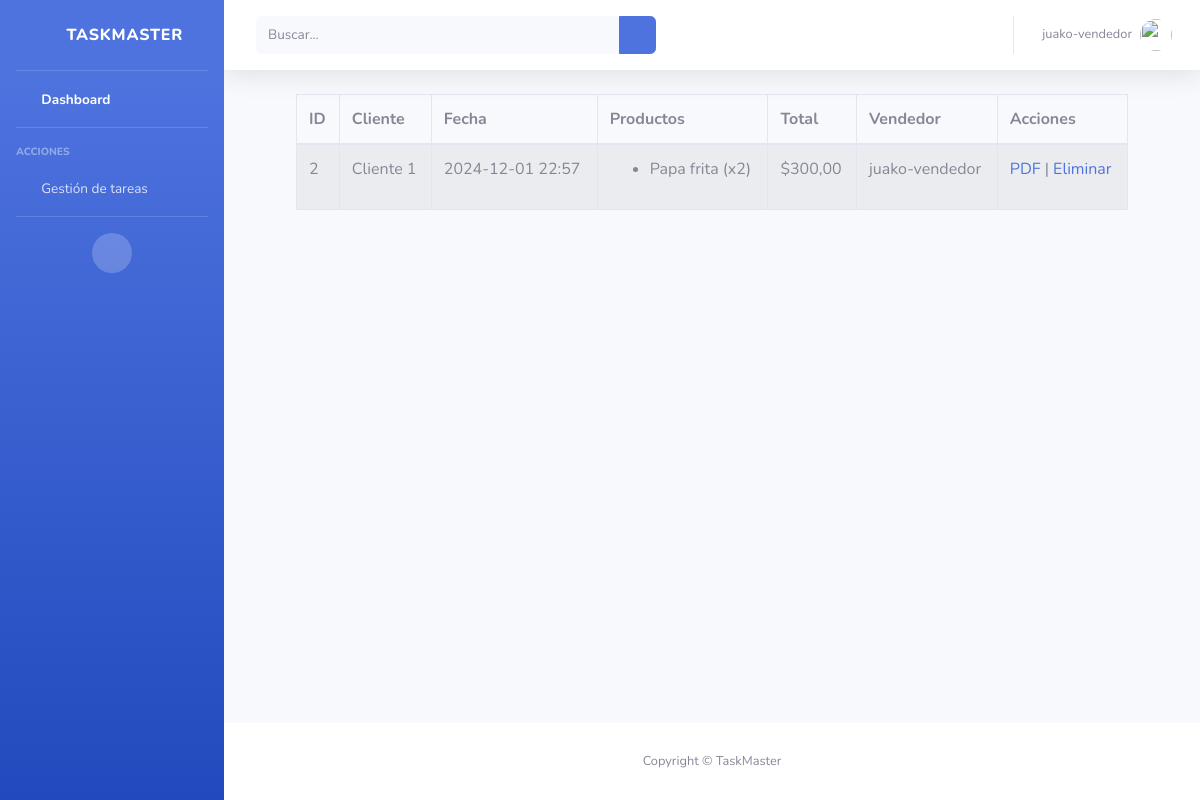
The app's page /lista-solicitudes/ (signed in) with its own data.
### Root/models.py (models this page shows, shortened)
class Solicitud(models.Model):
    idSolicitud = models.AutoField(primary_key=True, verbose_name='Id solicitud')
    cliente = models.ForeignKey(Cliente, on_delete=models.CASCADE, verbose_name='Cliente', related_name='solicitudes')
    productos = models.ManyToManyField(productos, through='DetalleSolicitud')
    fechaSolicitud = models.DateTimeField(auto_now_add=True, verbose_name='Fecha solicitud')
    vendedor = models.ForeignKey(UserProfile, on_delete=models.SET_NULL, null=True, verbose_name='Vendedor', related_name='ventas')
    def calcular_total(self):
        return sum(detalle.producto.precio * detalle.cantidad for detalle in self.detallesolicitud_set.all())

class Cliente(models.Model):
    idCliente = models.AutoField(primary_key=True, verbose_name='Id cliente')
    nombre = models.CharField(max_length=100, verbose_name='Nombre del cliente')
    correo = models.EmailField(max_length=100, verbose_name='Correo del cliente')
    telefono = models.CharField(max_length=15, verbose_name='Teléfono del cliente', null=True, blank=True)
    direccion = models.TextField(verbose_name='Dirección del cliente', null=True, blank=True)

class DetalleSolicitud(models.Model):
    solicitud = models.ForeignKey(Solicitud, on_delete=models.CASCADE)
    producto = models.ForeignKey(productos, on_delete=models.CASCADE)
    cantidad = models.PositiveIntegerField(verbose_name='Cantidad')

class productos(models.Model):
    idProducto = models.AutoField(primary_key=True,verbose_name='Id producto')
    nombreProducto = models.CharField(max_length=255,verbose_name='Nombre producto')
    precio = models.DecimalField(max_digits=5,decimal_places=2,verbose_name='Precio producto')
    imagen = models.ImageField(upload_to='imagenes',null=True,verbose_name='Imagen producto')
    stock = models.PositiveIntegerField(verbose_name='Stock producto',default=0)
    descuento = models.DecimalField(max_digits=5, decimal_places=2, default=0, verbose_name='Descuento (%)')

class UserProfile(models.Model):
    user = models.OneToOneField(get_user_model(), on_delete=models.CASCADE)
    role = models.CharField(max_length=20,choices=settings.ROLES)

### Root/views.py (the view)
# urls.py: path('lista-solicitudes/',views.lista_solicitudes, name= 'lista_solicitudes'),
@login_required
def lista_solicitudes(request):
    solicitudes = Solicitud.objects.all()
    user_groups = request.user.groups.values_list('name', flat=True)
    print(user_groups)
    is_admin = 'admin' in user_groups
    is_supervisor = 'supervisor' in user_groups
    is_vendedor = 'vendedor' in user_groups
    if is_admin:
        solicitudes = solicitudes
    elif is_supervisor:
        solicitudes = solicitudes.filter(vendedor__role='vendedor')
    elif is_vendedor:
        solicitudes = solicitudes.filter(vendedor=request.user.userprofile)
    print(f"Is Admin: {is_admin}, Is Supervisor: {is_supervisor}, Is Vendedor: {is_vendedor}")
    context = {
        'is_admin': is_admin,
        'is_supervisor': is_supervisor,
        'is_vendedor': is_vendedor,
        'solicitudes': solicitudes
    }
    return render(request, 'dashboard/GestionInfor/lista_solicitudes.html', context)

### Root/templates/dashboard/GestionInfor/lista_solicitudes.html (shortened to what this page needs)
{% extends 'base.html' %}
{%block content%}
{% load static %}
<div class="container-fluid">
    <div class="container">
        <table class="table table-striped table-bordered">
            <thead>
                <tr>
                    <th>ID</th>
                    <th>Cliente</th>
                    <th>Fecha</th>
                    <th>Productos</th>
                    <th>Total</th>
                    <th>Vendedor</th>
                    <th>Acciones</th>
                </tr>
            </thead>
            <tbody>
                {% for soli in solicitudes %}
                    <tr>
                        <td>{{ soli.idSolicitud }}</td>
                        <td>{{ soli.cliente.nombre }}</td>
                        <td>{{ soli.fechaSolicitud|date:"Y-m-d H:i" }}</td>
                        <td>
                            <ul>
                                {% for detalle in soli.detallesolicitud_set.all %}
                                    <li>{{ detalle.producto.nombreProducto }} (x{{ detalle.cantidad }})</li>
                                {% endfor %}
                            </ul>
                        </td>
                        <td>${{ soli.calcular_total }}</td>
                        <td>{{ soli.vendedor.user.username }}</td>
                        <td>
                            <a href="{% url 'generar_pdf' soli.idSolicitud %}">PDF</a> |
                            <a href="{% url 'borrar_solicitud' soli.idSolicitud %}">Eliminar</a>
                        </td>
                    </tr>
                {% endfor %}
            </tbody>
        </table>
</div>
</div>
{%endblock%}

### Root/templates/base.html (shortened to what this page needs)
{%load static%}
<!DOCTYPE html>
<html lang="en">
<head>
    <link href="{%static 'vendor/fontawesome-free/css/all.min.css'%}" rel="stylesheet" type="text/css">
    <link href="{%static 'css/sb-admin-2.min.css'%}" rel="stylesheet">
</head>
<body id="page-top">
    <div id="wrapper">
        <ul class="navbar-nav bg-gradient-primary sidebar sidebar-dark accordion" id="accordionSidebar">
            <a class="sidebar-brand d-flex align-items-center justify-content-center" href="{%url 'admin_dashboard'%}">
                <div class="sidebar-brand-icon rotate-n-15">
                    <i class="fas fa-laugh-wink"></i>
                </div>
                <div class="sidebar-brand-text mx-3">TaskMaster</div>
            </a>
            <hr class="sidebar-divider my-0">
            <li class="nav-item active">
                <a class="nav-link" href="{%url 'admin_dashboard'%}">
                    <i class="fas fa-fw fa-tachometer-alt"></i>
                    <span>Dashboard</span></a>
            </li>
            <hr class="sidebar-divider">
<div class="sidebar-heading">
    Acciones
</div>
{% if is_admin or is_supervisor or is_vendedor %}
<li class="nav-item">
    <a class="nav-link collapsed" href="#" data-toggle="collapse" data-target="#collapseTaskManagement"
       aria-expanded="true" aria-controls="collapseTaskManagement">
        <i class="fas fa-fw fa-wrench"></i>
        <span>Gestión de tareas</span>
    </a>
</li>
{% endif %}
<hr class="sidebar-divider">
<div class="text-center d-none d-md-inline">
    <button class="rounded-circle border-0" id="sidebarToggle"></button>
</div>
</ul>
<div id="content-wrapper" class="d-flex flex-column">
<div id="content">
    <nav class="navbar navbar-expand navbar-light bg-white topbar mb-4 static-top shadow">
        <form
            class="d-none d-sm-inline-block form-inline mr-auto ml-md-3 my-2 my-md-0 mw-100 navbar-search">
            <div class="input-group">
                <input type="text" class="form-control bg-light border-0 small" placeholder="Buscar..."
                    aria-label="Search" aria-describedby="basic-addon2">
                <div class="input-group-append">
                    <button class="btn btn-primary" type="button">
                        <i class="fas fa-search fa-sm"></i>
                    </button>
                </div>
            </div>
        </form>
        <ul class="navbar-nav ml-auto">
            <li class="nav-item dropdown no-arrow">
                <a class="nav-link dropdown-toggle" href="#" id="userDropdown" role="button"
                    data-toggle="dropdown" aria-haspopup="true" aria-expanded="false">
                    <span class="mr-2 d-none d-lg-inline text-gray-600 small">{{user.username}}</span>
                    <img class="img-profile rounded-circle"
                        src="{%static 'img/undraw_profile.svg'%}">
                </a>
            </li>
        </ul>
    </nav>
    <div class="container-fluid">
        {%block content%}
        {%endblock%}
    </div>
</div>
{%block footer%}
<footer class="sticky-footer bg-white">
    <div class="container my-auto">
        <div class="copyright text-center my-auto">
            <span>Copyright &copy; TaskMaster </span>
        </div>
    </div>
</footer>
</div>
</div>
{%endblock%}
</body>
</html>

### records on screen
Solicitud: idSolicitud "2", cliente.nombre "Cliente 1", fechaSolicitud "2024-12-01 22:57", calcular_total "300,00", vendedor.user.username "juako-vendedor"
DetalleSolicitud: producto.nombreProducto "Papa frita", cantidad "2"

### other values on screen
{{ user.username }} "juako-vendedor"
